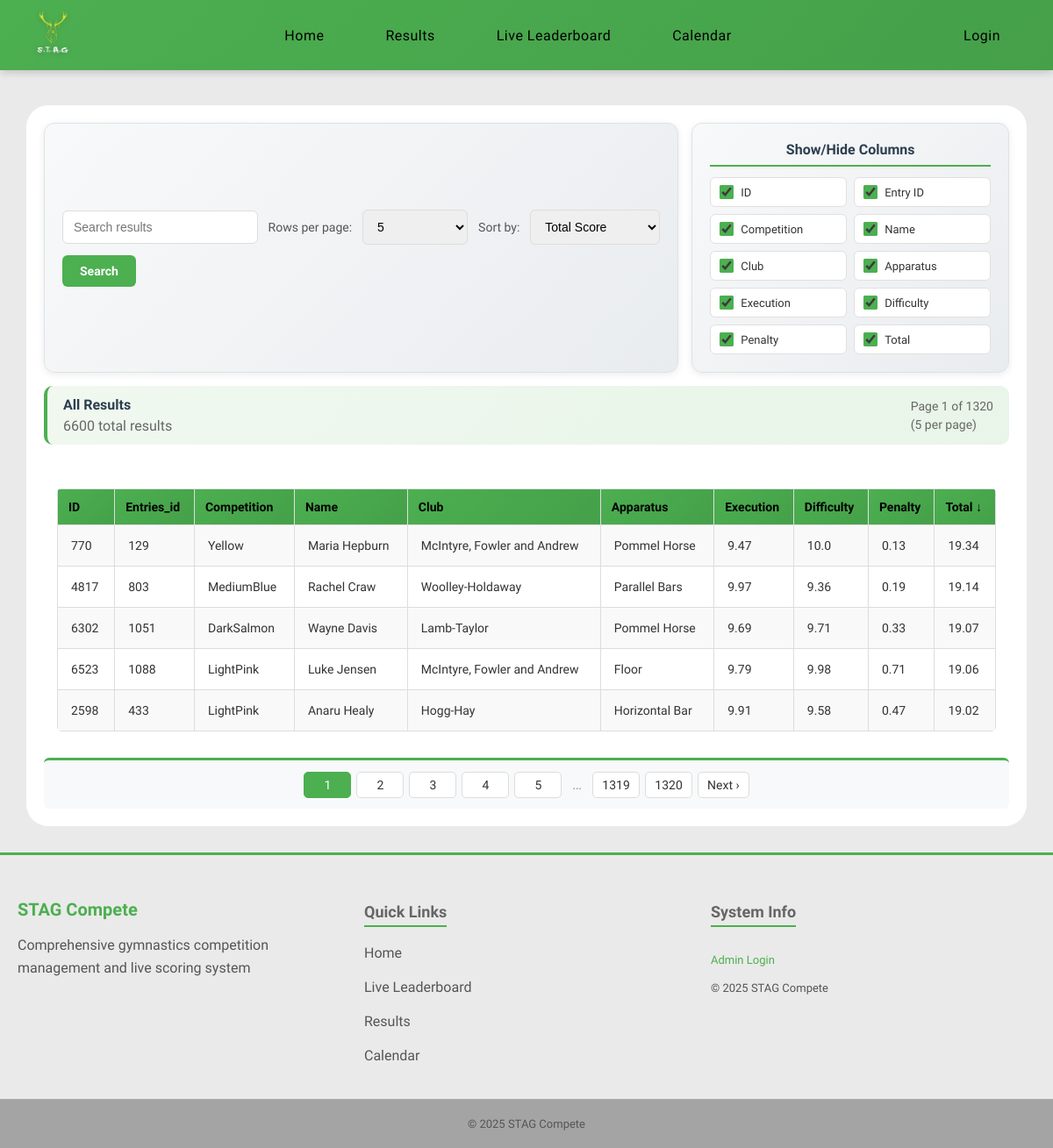
The app's page /results with its own data.
### models.py (models this page shows, shortened)
class Scores(db.Model):
    __tablename__ = 'scores'
    id = db.Column(
        db.Integer, primary_key=True
    )
    entry_id = db.Column(
        db.Integer, db.ForeignKey('entries.id'), nullable=False
    )
    apparatus_id = db.Column(
        db.Integer, db.ForeignKey('apparatus.id'), nullable=False
    )
    e_score = db.Column(
        db.Float, nullable=False
    )
    d_score = db.Column(
        db.Float, nullable=False
    )
    penalty = db.Column(
        db.Float, nullable=False
    )
    total = db.Column(
        db.Float, nullable=False
    )
    judge_scores = db.relationship(
        'JudgeScores', backref='final_score', lazy=True
    )

class Competitions(db.Model):
    __tablename__ = 'competitions'
    id = db.Column(
        db.Integer, primary_key=True
    )
    season_id = db.Column(
        db.Integer, db.ForeignKey('seasons.id'), nullable=False
    )
    name = db.Column(
        db.String(50), nullable=False
    )
    address = db.Column(
        db.String(100), nullable=False
    )
    competition_date = db.Column(
        db.Date, nullable=True
    )
    status = db.Column(
        db.String(20), nullable=False, default='draft'
    )  # Options: 'draft', 'live', 'ended'
    started_at = db.Column(
        db.DateTime, nullable=True
    )
    ended_at = db.Column(
        db.DateTime, nullable=True
    )
    entries = db.relationship(
        'Entries', backref='competitions'
    )
    season = db.relationship(
        'Seasons', backref='competitions'
    )

class Gymnasts(db.Model):
    __tablename__ = 'gymnasts'
    id = db.Column(
        db.Integer, primary_key=True
    )
    club_id = db.Column(
        db.Integer, db.ForeignKey('clubs.id'), nullable=False
    )
    name = db.Column(
        db.String(50), nullable=False
    )
    level = db.Column(
        db.String(50), nullable=False
    )
    entries = db.relationship(
        'Entries', backref='gymnasts',
    )

class Clubs(db.Model):
    __tablename__ = 'clubs'
    id = db.Column(
        db.Integer, primary_key=True
        )
    name = db.Column(
        db.String(50), nullable=False
    )
    gymnasts = db.relationship(
        'Gymnasts', backref='clubs'
    )

class Apparatus(db.Model):
    __tablename__ = 'apparatus'
    id = db.Column(
        db.Integer, primary_key=True
    )
    name = db.Column(
        db.String(50), nullable=False, unique=True
    )
    scores = db.relationship(
        'Scores', backref='apparatus'
    )

### routes.py (the view, shortened to what this page needs)
@main.route('/results')
def results():
    search_query = request.args.get('search', '', type=str)
    page = request.args.get('page', 1, type=int)
    per_page = request.args.get('per_page', 5, type=int)
    sort_by = request.args.get('sort_by', 'total', type=str)
    sort_order = request.args.get('sort_order', 'desc', type=str)
    pagination_options = [(5, '5'),
                          (10, '10'),
                          (20, '20'),
                          (50, '50'),
                          (100, '100'),
                          (1000, '1000'),
                          (-1, 'All')]
    sort_options = [
        ('total', 'Total Score'),
        ('e_score', 'Execution Score'),
        ('d_score', 'Difficulty Score'),
        ('penalty', 'Penalty'),
        ('gymnast_name', 'Gymnast Name'),
        ('club_name', 'Club Name'),
        ('competition_name', 'Competition'),
        ('apparatus_name', 'Apparatus'),
        ('level', 'Level'),
        ('id', 'ID'),
        ('entry_id', 'Entry ID')
    ]
    query = models.Scores.query\
        .join(models.Entries)\
        .join(models.Gymnasts)\
        .join(models.Clubs)\
        .join(models.Competitions)\
        .join(models.Apparatus)
    if sort_by == 'gymnast_name':
        sort_column = models.Gymnasts.name
    elif sort_by == 'club_name':
        sort_column = models.Clubs.name
    elif sort_by == 'competition_name':
        sort_column = models.Competitions.name
    elif sort_by == 'apparatus_name':
        sort_column = models.Apparatus.name
    elif sort_by == 'level':
        sort_column = models.Gymnasts.level
    elif sort_by == 'id':
        sort_column = models.Scores.id
    elif sort_by == 'entry_id':
        sort_column = models.Scores.entry_id
    elif sort_by == 'e_score':
        sort_column = models.Scores.e_score
    elif sort_by == 'd_score':
        sort_column = models.Scores.d_score
    elif sort_by == 'penalty':
        sort_column = models.Scores.penalty
    else:
        sort_column = models.Scores.total
    if sort_order == 'desc':
        query = query.order_by(sort_column.desc())
    else:
        query = query.order_by(sort_column.asc())
    if per_page == -1:
        all_results = query.all()
        class MockPagination:
            def __init__(self, items):
                self.items = items
                self.total = len(items)
                self.pages = 1
                self.page = 1
                self.per_page = len(items)
                self.has_prev = False
                self.has_next = False
                self.prev_num = None
                self.next_num = None
            def iter_pages(
                self,
                left_edge=2,
                left_current=2,
                right_current=3,
                right_edge=2
            ):
                return [1]
        paginated_results = MockPagination(all_results)
    else:
        paginated_results = query.paginate(
            page=page,
            per_page=per_page,
            error_out=False
        )
    return render_template(
        'results.html',
        results=paginated_results,
        per_page=per_page,
        search_query=search_query,
        pagination_options=pagination_options,
        sort_options=sort_options,
        current_sort_by=sort_by,
        current_sort_order=sort_order
    )

### templates/results.html (shortened to what this page needs)
{% extends 'layout.html' %}
{% block content %}
<div class="content">
    <div class="top-controls">
        <div class="search-controls">
            <form method="GET" action="{{ url_for('main.results') }}" id="searchForm">
                <input type="text" name="search" id="search" placeholder="Search results" autocomplete="off"
                    value="{{ search_query }}" />
                <label for="per_page">Rows per page:</label>
                <select name="per_page" id="per_page" onchange="document.getElementById('searchForm').submit();">
                    {% for value, label in pagination_options %}
                    <option value="{{ value }}" {{ 'selected' if per_page==value else '' }}>{{ label }}</option>
                    {% endfor %}
                </select>
                <label for="sort_by">Sort by:</label>
                <select name="sort_by" id="sort_by" onchange="document.getElementById('searchForm').submit();">
                    {% for value, label in sort_options %}
                    <option value="{{ value }}" {{ 'selected' if current_sort_by==value else '' }}>{{ label }}</option>
                    {% endfor %}
                </select>
                <button type="submit">Search</button>
            </form>
        </div>
        <div class="column_controls">
            <div class="controls-grid">
                <label><input type="checkbox" class="column-toggle" data-column="id" checked> ID</label>
                <label><input type="checkbox" class="column-toggle" data-column="entry" checked> Entry ID</label>
                <label><input type="checkbox" class="column-toggle" data-column="competition" checked>
                    Competition</label>
                <label><input type="checkbox" class="column-toggle" data-column="name" checked> Name</label>
                <label><input type="checkbox" class="column-toggle" data-column="club" checked> Club</label>
                <label><input type="checkbox" class="column-toggle" data-column="apparatus" checked> Apparatus</label>
                <label><input type="checkbox" class="column-toggle" data-column="execution" checked> Execution</label>
                <label><input type="checkbox" class="column-toggle" data-column="difficulty" checked> Difficulty</label>
                <label><input type="checkbox" class="column-toggle" data-column="penalty" checked> Penalty</label>
                <label><input type="checkbox" class="column-toggle" data-column="total" checked> Total</label>
            </div>
        </div>
    </div>
    <div class="results-header">
        <div class="results-info-left">
            {% if search_query %}
            <p style="margin: 0; font-weight: 600; color: #2c3e50;">Search results for: "<strong>{{ search_query
                    }}</strong>"</p>
            <p style="margin: 5px 0 0 0; color: #666;">{{ results.total }} result(s) found</p>
            {% else %}
            <p style="margin: 0; font-weight: 600; color: #2c3e50;">All Results</p>
            <p style="margin: 5px 0 0 0; color: #666;">{{ results.total }} total results</p>
            {% endif %}
        </div>
        <div class="results-info-right">
            <p style="margin: 0;">Page {{ results.page }} of {{ results.pages }}</p>
            <p style="margin: 5px 0 0 0;">({{ results.per_page }} per page)</p>
        </div>
    </div>
    <div class="table-section">
        <div class="tables">
            <table id="resultsTable">
                <tr>
                    <th class="headerhover col-id">
                        <a href="{{ url_for('main.results', search=search_query, per_page=per_page, sort_by='id', sort_order='asc' if current_sort_by != 'id' or current_sort_order == 'desc' else 'desc') }}"
                            style="color: inherit; text-decoration: none;">
                            ID
                        </a>
                    </th>
                    <th class="headerhover col-entry">
                        <a href="{{ url_for('main.results', search=search_query, per_page=per_page, sort_by='entry_id', sort_order='asc' if current_sort_by != 'entry_id' or current_sort_order == 'desc' else 'desc') }}"
                            style="color: inherit; text-decoration: none;">
                            Entries_id
                        </a>
                    </th>
                    <th class="headerhover col-competition">
                        <a href="{{ url_for('main.results', search=search_query, per_page=per_page, sort_by='competition_name', sort_order='asc' if current_sort_by != 'competition_name' or current_sort_order == 'desc' else 'desc') }}"
                            style="color: inherit; text-decoration: none;">
                            Competition
                        </a>
                    </th>
                    <th class="headerhover col-name">
                        <a href="{{ url_for('main.results', search=search_query, per_page=per_page, sort_by='gymnast_name', sort_order='asc' if current_sort_by != 'gymnast_name' or current_sort_order == 'desc' else 'desc') }}"
                            style="color: inherit; text-decoration: none;">
                            Name
                        </a>
                    </th>
                    <th class="headerhover col-club">
                        <a href="{{ url_for('main.results', search=search_query, per_page=per_page, sort_by='club_name', sort_order='asc' if current_sort_by != 'club_name' or current_sort_order == 'desc' else 'desc') }}"
                            style="color: inherit; text-decoration: none;">
                            Club
                        </a>
                    </th>
                    <th class="headerhover col-apparatus">
                        <a href="{{ url_for('main.results', search=search_query, per_page=per_page, sort_by='apparatus_name', sort_order='asc' if current_sort_by != 'apparatus_name' or current_sort_order == 'desc' else 'desc') }}"
                            style="color: inherit; text-decoration: none;">
                            Apparatus
                        </a>
                    </th>
                    <th class="headerhover col-execution">
                        <a href="{{ url_for('main.results', search=search_query, per_page=per_page, sort_by='e_score', sort_order='desc' if current_sort_by != 'e_score' or current_sort_order == 'asc' else 'asc') }}"
                            style="color: inherit; text-decoration: none;">
                            Execution
                        </a>
                    </th>
                    <th class="headerhover col-difficulty">
                        <a href="{{ url_for('main.results', search=search_query, per_page=per_page, sort_by='d_score', sort_order='desc' if current_sort_by != 'd_score' or current_sort_order == 'asc' else 'asc') }}"
                            style="color: inherit; text-decoration: none;">
                            Difficulty
                        </a>
                    </th>
                    <th class="headerhover col-penalty">
                        <a href="{{ url_for('main.results', search=search_query, per_page=per_page, sort_by='penalty', sort_order='asc' if current_sort_by != 'penalty' or current_sort_order == 'desc' else 'desc') }}"
                            style="color: inherit; text-decoration: none;">
                            Penalty
                        </a>
                    </th>
                    <th class="headerhover col-total">
                        <a href="{{ url_for('main.results', search=search_query, per_page=per_page, sort_by='total', sort_order='desc' if current_sort_by != 'total' or current_sort_order == 'asc' else 'asc') }}"
                            style="color: inherit; text-decoration: none;">
                            Total
                            {% if current_sort_by == 'total' %}
                            {{ '↑' if current_sort_order == 'asc' else '↓' }}
                            {% endif %}
                        </a>
                    </th>
                </tr>
                {% for row in results.items %}
                <tr>
                    <td class="col-id">{{ row.id }}</td>
                    <td class="col-entry">{{ row.entry_id }}</td>
                    <td class="col-competition">{{ row.entry.competitions.name }}</td>
                    <td class="col-name">{{ row.entry.gymnasts.name }}</td>
                    <td class="col-club">{{ row.entry.gymnasts.clubs.name }}</td>
                    <td class="col-apparatus">{{ row.apparatus.name }}</td>
                    <td class="col-execution">{{ row.e_score }}</td>
                    <td class="col-difficulty">{{ row.d_score }}</td>
                    <td class="col-penalty">{{ row.penalty }}</td>
                    <td class="col-total">{{ row.total }}</td>
                </tr>
                {% endfor %}
            </table>
        </div>
        <div class="pagination">
            {% for num in results.iter_pages() %}
            {% if num %}
            <a href="{{ url_for('main.results', page=num, per_page=per_page, search=search_query, sort_by=current_sort_by, sort_order=current_sort_order) }}"
                {% if num==results.page %}style="background-color: #4CAF50; color: white; border-color: #4CAF50;" {%
                endif %}>{{ num }}</a>
            {% else %}
            <span style="padding: 6px; color: #999;">…</span>
            {% endif %}
            {% endfor %}
            {% if results.has_next %}
            <a
                href="{{url_for('main.results', page=results.next_num, per_page=per_page, search=search_query, sort_by=current_sort_by, sort_order=current_sort_order) }}">Next
                ›</a>
            {% endif %}
        </div>
    </div>
</div>
{% endblock %}

### records on screen
Scores: id "770", entry_id "129", entry.competitions.name "Yellow", entry.gymnasts.name "Maria Hepburn", entry.gymnasts.clubs.name "McIntyre, Fowler and Andrew", apparatus.name "Pommel Horse", e_score "9.47", d_score "10.0", penalty "0.13", total "19.34"
Competitions: entry.competitions.name "MediumBlue"
Gymnasts: entry.gymnasts.name "Rachel Craw"
Clubs: entry.gymnasts.clubs.name "Woolley-Holdaway"
Apparatus: apparatus.name "Parallel Bars"
Competitions: entry.competitions.name "DarkSalmon"
Gymnasts: entry.gymnasts.name "Wayne Davis"
Clubs: entry.gymnasts.clubs.name "Lamb-Taylor"
Apparatus: apparatus.name "Pommel Horse"
Competitions: entry.competitions.name "LightPink"
Gymnasts: entry.gymnasts.name "Luke Jensen"
Clubs: entry.gymnasts.clubs.name "McIntyre, Fowler and Andrew"
Apparatus: apparatus.name "Floor"
Scores: id "2598", entry_id "433", entry.competitions.name "LightPink", entry.gymnasts.name "Anaru Healy", entry.gymnasts.clubs.name "Hogg-Hay", apparatus.name "Horizontal Bar", e_score "9.91", d_score "9.58", penalty "0.47", total "19.02"

### other values on screen
{{ results.total }} "6600"
{{ results.page }} "1"
{{ results.pages }} "1320"
{{ results.per_page }} "5"
{{ '↑' if current_sort_order == 'asc' else '↓' }} "↓"
{{ row.id }} "4817" "6302" "6523"
{{ row.entry_id }} "803" "1051" "1088"
{{ row.e_score }} "9.97" "9.69" "9.79"
{{ row.d_score }} "9.36" "9.71" "9.98"
{{ row.penalty }} "0.19" "0.33" "0.71"
{{ row.total }} "19.14" "19.07" "19.06"
{{ num }} "1" "2" "3" "4" "5" "1319" "1320"
form field per_page "5"
form field sort_by "Total Score"
